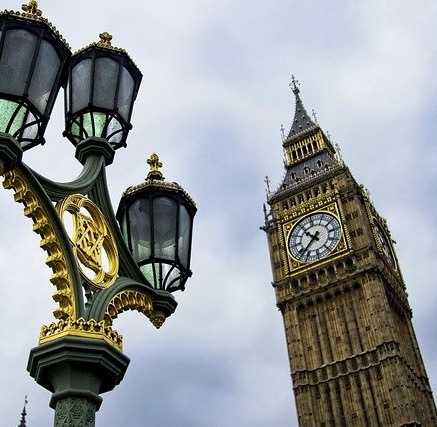
#> input picture Elizabeth_Tower_London.jpg, 437 x 427 px
$ python Recon_im_from_fft_ex2.py
#> lines starting #> are read from the running program, lines starting #| are printed output that depends on the picture
# fourier_synthesis.py

import numpy as np
import matplotlib.pyplot as plt

image_filename = "Elizabeth_Tower_London.jpg"

def calculate_2dft(input):
    ft = np.fft.ifftshift(input)
    ft = np.fft.fft2(ft)
    return np.fft.fftshift(ft)

def calculate_2dift(input):
    ift = np.fft.ifftshift(input)
    ift = np.fft.ifft2(ift)
    ift = np.fft.fftshift(ift)
    return ift.real

def calculate_distance_from_centre(coords, centre):
    # Distance from centre is √(x^2 + y^2)
    return np.sqrt(
        (coords[0] - centre) ** 2 + (coords[1] - centre) ** 2
    )

def find_symmetric_coordinates(coords, centre):
    return (centre + (centre - coords[0]),
            centre + (centre - coords[1]))

def display_plots(individual_grating, reconstruction, idx):
    plt.subplot(121)
    plt.imshow(individual_grating)
    plt.axis("off")
    plt.subplot(122)
    plt.imshow(reconstruction)
    plt.axis("off")
    plt.suptitle(f"Terms: {idx}")
    plt.pause(0.01)

# Read and process image
image = plt.imread(image_filename)
#> image is the input picture: shape (427, 437, 3); mean R, G, B 148.5, 152.1, 154.4
image = image[:, :, :3].mean(axis=2)  # Convert to grayscale
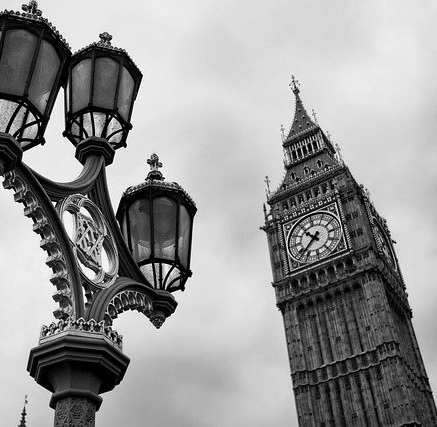
#> image: shape (427, 437) float64; min 0, max 255, mean 151.7

# Array dimensions (array is square) and centre pixel
# Use smallest of the dimensions and ensure it's odd
array_size = min(image.shape) - 1 + min(image.shape) % 2
#> array_size = 427

# Crop image so it's a square image
image = image[:array_size, :array_size]
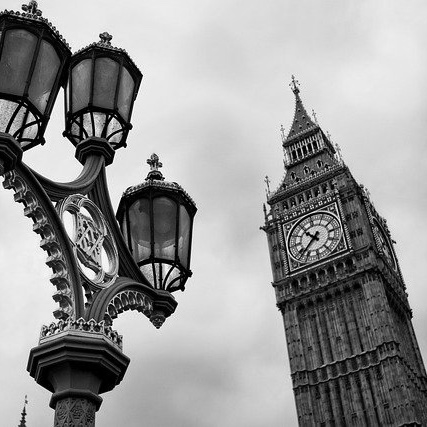
#> image: shape (427, 427) float64; min 0, max 255, mean 150.8
centre = int((array_size - 1) / 2)
#> centre = 213

# Get all coordinate pairs in the left half of the array,
# including the column at the centre of the array (which
# includes the centre pixel)
coords_left_half = (
    (x, y) for x in range(array_size) for y in range(centre+1)
)

# Sort points based on distance from centre
coords_left_half = sorted(
    coords_left_half,
    key=lambda x: calculate_distance_from_centre(x, centre)
)

plt.set_cmap("gray")

ft = calculate_2dft(image)
#> in calculate_2dft, `ft = np.fft.ifftshift(input)`:
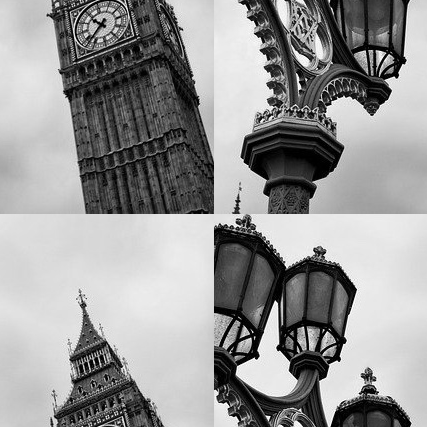
#> ft: shape (427, 427) float64; min 0, max 255, mean 150.8

# Show grayscale image and its Fourier transform
plt.subplot(121)
plt.imshow(image)
plt.axis("off")
plt.subplot(122)
plt.imshow(np.log(abs(ft)))
plt.axis("off")
plt.pause(2)
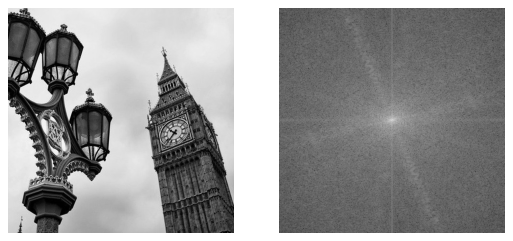
#> figure drawn by matplotlib, 2 panels

# Reconstruct image
fig = plt.figure()
# Step 1
# Set up empty arrays for final image and
# individual gratings
rec_image = np.zeros(image.shape)
individual_grating = np.zeros(
    image.shape, dtype="complex"
)
idx = 0

# All steps are displayed until display_all_until value
display_all_until = 200
# After this, skip which steps to display using the
# display_step value
display_step = 10
# Work out index of next step to display
next_display = display_all_until + display_step

# Step 2
for coords in coords_left_half:
    # Central column: only include if points in top half of
    # the central column
    if not (coords[1] == centre and coords[0] > centre):
        idx += 1
        symm_coords = find_symmetric_coordinates(
            coords, centre
        )
        # Step 3
        # Copy values from Fourier transform into
        # individual_grating for the pair of points in
        # current iteration
        individual_grating[coords] = ft[coords]
        individual_grating[symm_coords] = ft[symm_coords]

        # Step 4
        # Calculate inverse Fourier transform to give the
        # reconstructed grating. Add this reconstructed
        # grating to the reconstructed image
#> (the run stopped early here; a loop or call above may not have finished)
